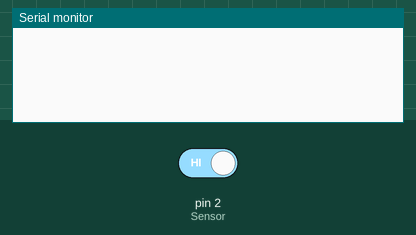
The sketch below on a simulated Arduino Nano, built with avr-gcc and run on an emulated ATmega328P. On the bench: the last lines printed to the serial monitor. The test bench sets the inputs (shaded band); at power-on: pin 2 (Sensor) HIGH.

Above: at 1.2 s.
1.3 s: pin 2 (Sensor) driven LOW
At 3.0 s:
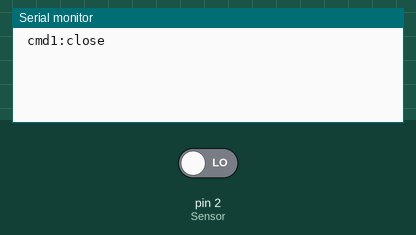
3.3 s: pin 2 (Sensor) driven HIGH
At 4.9 s:
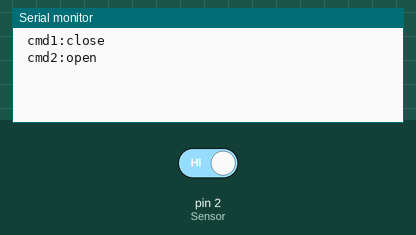

The sketch:

LuQiao_Strat_Ctrl.ino
```cpp
/*
路桥党群的红外感应器触发串口对时序器发送开关的指令
设备：220转12V5V变压器，arduino nano，12V人体感应器，光耦模块，ttl转485
接口2接收：12V人体感应器
向485发送开启："01160000000111AA"
接收485重置："01160000000010AA"
功能：人体感应没有被阻挡时，对中控发送关闭指令
     人体感应有被阻挡时，对中控时序器发送开启指令
问题：arduino的启动加载会有一个检测后再加载的过程，所以不能开机后就发指令

中控指令
序厅开启01160000000111AA
接受重置01160000000010AA
 */
#include <SoftwareSerial.h>

#define SequencerPinRx 6  //电源时序器模块接收端
#define SequencerPinTx 5  //电源时序器模块发射端
#define Sensor 2  //定义触发红外感应器模块接收端的针脚
/*#define Ctrl 3  //检测按钮位 */

String cmd = "open";

//连接中控485模块软连接
SoftwareSerial SequencerModel(SequencerPinRx, SequencerPinTx); // RX, TX

//向中控发送开启命令
unsigned char SequencerOn[8] = {0x01,0x16,0x00,0x00,0x00,0x01,0x11,0xAA};

//接收485重置命令
unsigned char SequencerOff[8] = {0x01,0x16,0x00,0x00,0x00,0x00,0x10,0xAA};

void setup() {
  Serial.begin(9600);
  while (!Serial) {
    ; // wait for serial port to connect. Needed for native USB port only
  }

  SequencerModel.begin(9600);
  while (!SequencerModel) {
    ; // wait for serial port to connect. Needed for native USB port only
  }

  pinMode(Sensor,INPUT);
  //pinMode(Ctrl,INPUT);
}

void loop() {

  // 读取触发针脚的状态
  int buttonState ;
  buttonState = digitalRead(Sensor);

  //读取检测按钮位
  //int Ctrl_State;
  //Ctrl_State = digitalRead(Ctrl);

  // 判断检测按钮位，如果是High，就检测阀门扳手是否下移，下移则执行开启时序器，没下移不执行
  // 如果检测按钮位是LOW，则检测阀门扳手是否上移，上移则执行关闭时序器，没上移不执行
  if((buttonState == LOW)&&(cmd == "open")) //被触发后发播放命令，不会重复发送
  {
    SequencerModel.write(SequencerOn,8);
    delay(500);
    cmd = "close";
    Serial.println(" cmd1:"+cmd);
  }

 if((buttonState == HIGH)&&(cmd == "close"))  //没有触发后发停止命令，不会重复发送
 {
    SequencerModel.write(SequencerOff,8);
    delay(500);
    cmd = "open";
    Serial.println(" cmd2:"+cmd);
 }

 //Serial.print(" buttonState:"+(String)buttonState);
 //Serial.print(" Ctrl_State:"+(String)Ctrl_State);


 delay(50);        // delay in between reads for stability

}
```

Measured:
- after the input at 1.3 s, the serial monitor: prints a new line after 0.51 s (image 1)
- after the input at 3.3 s, the serial monitor: prints a new line after 0.52 s (image 2)
